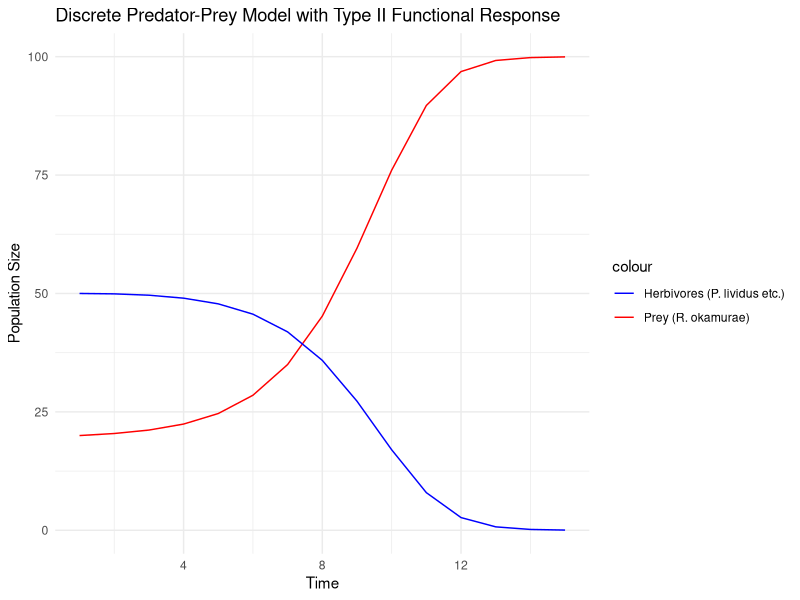

Recreate this plot in R.
## Predator-Prey Model ###

# Defining parameters
params <- list(
  r = 1.06,      # Prey growth rate just above 1
  K = 100,      # Carrying capacity (no particular interest in setting a specific value)
  a = 2,     # H erbivores’ pressure on R. okamurae (attack rate or searching efficiency; relatively high as R. okamurae is quite abundant now. However, it would be interesting to make it so that it varies according to how N changes)
  h = 3,      # Time (in days) that takes for an herbivore to consume a whole R. okamurae individual (high due to deterrent effects of SM)
  k = 0.095,   # Additional predator mortality due to toxic effects, proportional to prey abundance.
  f_h = 0.6,      # Predator fertility (proportion of offspring that thrives; intermediate value)
  d = 0.1      # Baseline predator death rate
)

# Time steps
nsteps <- 15

# Storage for population sizes
pop.df <- data.frame(time=1:nsteps,N=numeric(nsteps),H=numeric(nsteps))
pop.df <- within(pop.df,{
  N[1] <- 20
  H[1] <- 50
})

# Discrete model simulation with functional response
for (t in 2:nsteps) {
  pop.df <- within(pop.df,{
    # Type II Functional Response
    G <- (params$a * N[t-1] * H[t-1]) / (1 + params$a * N[t-1] * params$h)
    
    # Prey population (logistic growth with functional response grazing)
    N[t] <- max(0, N[t-1] + params$r * N[t-1]*(1-N[t-1]/params$K) - G) 
    
    # Predator population (growth, baseline mortality, toxicity-driven mortality)
    H[t] <- max(0, H[t-1] + params$f_h * G - params$d  * H[t-1] * (params$d + params$k * N[t-1])) 
  })
}

# Plot results
library(ggplot2)

ggplot(pop.df, aes(x = time)) +
  geom_line(aes(y = N, color = "Prey (R. okamurae)")) +
  geom_line(aes(y = H, color = "Herbivores (P. lividus etc.)")) +
  labs(title = "Discrete Predator-Prey Model with Type II Functional Response",
       x = "Time", y = "Population Size") +
  scale_color_manual(values = c("blue", "red")) +
  theme_minimal()